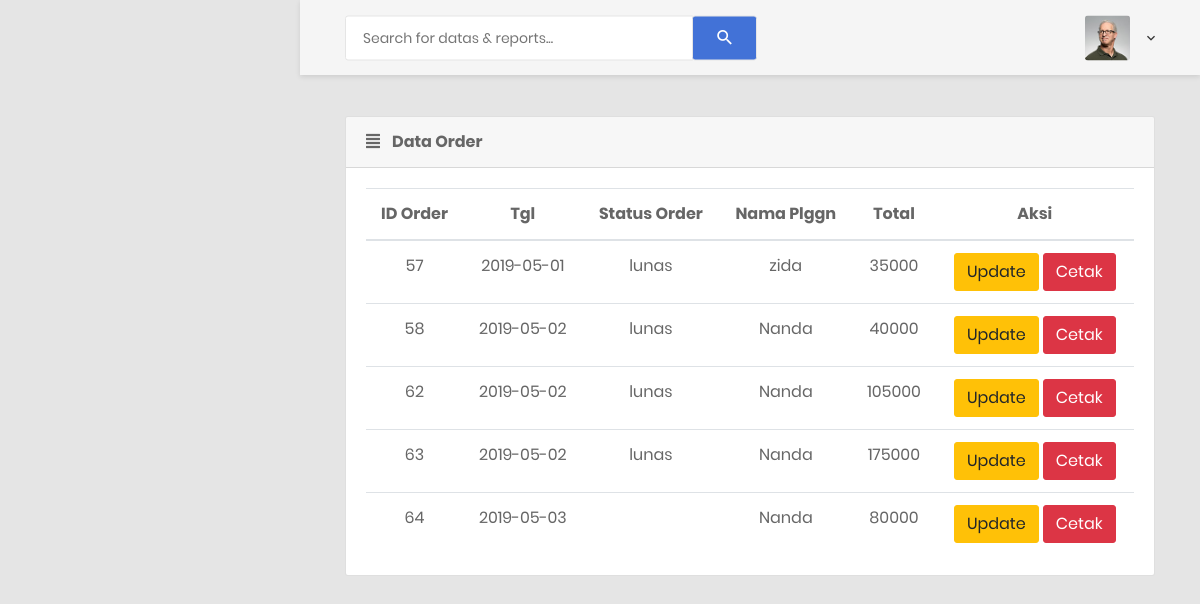
The page /index.php/order on the database its author committed.
### tables this page shows
CREATE TABLE `order` (
  `id_order` int(11) NOT NULL,
  `tanggal` date NOT NULL,
  `keterangan` varchar(30) NOT NULL,
  `status_order` varchar(30) NOT NULL,
  `id_pelanggan` int(11) NOT NULL,
  `total_bayar` varchar(30) NOT NULL
);

CREATE TABLE `pelanggan` (
  `id_pelanggan` int(11) NOT NULL,
  `nama` varchar(30) NOT NULL,
  `alamat` text NOT NULL,
  `telp` int(20) NOT NULL,
  `username` varchar(30) NOT NULL,
  `password` varchar(30) NOT NULL
);

### application/controllers/Order.php (called while the page is built, shortened)
<?php
class Order extends CI_Controller {
	public function index()
	{
		$data['konten']="v_order";
		$this->load->model('Order_model');
		$data['data_order']=$this->Order_model->get_order();
		$this->load->view('template2', $data, FALSE);
	}
}

### index.php (called while the page is built, shortened)
<?php
require_once BASEPATH.'core/CodeIgniter.php';

### application/models/Order_model.php (called while the page is built, shortened)
<?php
class Order_model extends CI_Model {
	public function get_order()
	{
		return $this->db->join('pelanggan','pelanggan.id_pelanggan=order.id_pelanggan')->get('order')->result();
	}
}

### application/views/v_order.php (the view, shortened to what this page needs)
<div class="main-content">
	<div class="section__content section__content--p30">
		<div class="container-fluid">
			<div class="row">
				<div class="col-md-12">
					<div class="card">
						<div class="card-header">
							<i class="mr-2 fa fa-align-justify"></i>
							<strong class="card-title" v-if="headerText">Data Order</strong>
						</div>
						<div class="card-body">
		<table class="table table-hover">
		<thead>
		<tr style="text-align: center;">
			<th style="text-align: center;">ID Order</th>
			<th style="text-align: center;">Tgl</th>
			<th style="text-align: center;">Status Order</th>
			<th style="text-align: center;">Nama Plggn</th>
			<th style="text-align: center;">Total</th>
			<th style="text-align: center;">Aksi</th>
		</tr>
		</thead>
		<tbody>
			<?php
			foreach ($data_order as $dt_der) {
				echo '<tr style="text-align:center;">
				<td>'.$dt_der->id_order.'</td>
				<td>'.$dt_der->tanggal.'</td>
				<td>'.$dt_der->status_order.'</td>
				<td>'.$dt_der->nama.'</td>
				<td>'.$dt_der->total_bayar.'</td>
				<td><a href="#update_order" class="btn btn-warning" data-toggle="modal" onclick="tm_detail('.$dt_der->id_order.')">Update</a> <a href="'.base_url('index.php/Order/Cetak/'.$dt_der->id_order).'" class="btn btn-danger">Cetak</a></td>
				</tr>';
			}
			?>
		</tbody>
		</table>
	</div>
	</div>
	</div>
	</div>
	</div>
	</div>
	</div>

### rows shown on the page
order: id_order "57", tanggal "2019-05-01", status_order "lunas", id_pelanggan.nama "zida", total_bayar "35000"
order: id_order "58", tanggal "2019-05-02", status_order "lunas", id_pelanggan.nama "Nanda", total_bayar "40000"
order: id_order "62", tanggal "2019-05-02", status_order "lunas", id_pelanggan.nama "Nanda", total_bayar "105000"
order: id_order "63", tanggal "2019-05-02", status_order "lunas", id_pelanggan.nama "Nanda", total_bayar "175000"
order: id_order "64", tanggal "2019-05-03", id_pelanggan.nama "Nanda", total_bayar "80000"
